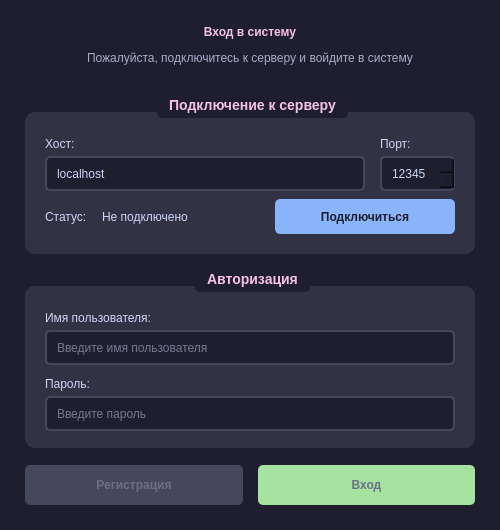
<?xml version="1.0" encoding="UTF-8"?>
<ui version="4.0">
 <class>AuthDialog</class>
 <widget class="QDialog" name="AuthDialog">
  <property name="geometry">
   <rect>
    <x>0</x>
    <y>0</y>
    <width>500</width>
    <height>530</height>
   </rect>
  </property>
  <property name="minimumSize">
   <size>
    <width>500</width>
    <height>530</height>
   </size>
  </property>
  <property name="windowTitle">
   <string>Авторизация</string>
  </property>
  <property name="windowIcon">
   <iconset resource="../resources.qrc">
    <normaloff>:/icons/app_icon.png</normaloff>:/icons/app_icon.png</iconset>
  </property>
  <property name="styleSheet">
   <string notr="true">QDialog {
    background-color: #1e1e2e;
    color: #cdd6f4;
}
QGroupBox {
    background-color: #313244;
    color: #cdd6f4;
    border: none;
    border-radius: 10px;
    margin-top: 20px;
    font-weight: bold;
    font-size: 14px;
}
QGroupBox::title {
    subcontrol-origin: margin;
    subcontrol-position: top center;
    padding: 5px 10px;
    background-color: #1e1e2e;
    border-radius: 5px;
    color: #f5c2e7;
}
QLabel {
    color: #cdd6f4;
    font-size: 12px;
}
QLineEdit {
    background-color: #1e1e2e;
    border: 2px solid #45475a;
    border-radius: 5px;
    padding: 8px;
    color: #cdd6f4;
    selection-background-color: #7f849c;
    font-size: 12px;
}
QLineEdit:focus {
    border-color: #cba6f7;
}
QSpinBox {
    background-color: #1e1e2e;
    border: 2px solid #45475a;
    border-radius: 5px;
    padding: 8px;
    color: #cdd6f4;
    selection-background-color: #7f849c;
    font-size: 12px;
}
QSpinBox:focus {
    border-color: #cba6f7;
}
QPushButton {
    background-color: #cba6f7;
    color: #1e1e2e;
    border: none;
    border-radius: 5px;
    padding: 8px 15px;
    font-weight: bold;
    font-size: 12px;
}
QPushButton:hover {
    background-color: #f5c2e7;
}
QPushButton:pressed {
    background-color: #a6adc8;
}
QPushButton:disabled {
    background-color: #45475a;
    color: #6c7086;
}
#statusLabel[connected=true] {
    color: #a6e3a1;
    font-weight: bold;
}
#statusLabel[connected=false] {
    color: #f38ba8;
    font-weight: bold;
}</string>
  </property>
  <layout class="QVBoxLayout" name="verticalLayout">
   <property name="spacing">
    <number>12</number>
   </property>
   <property name="leftMargin">
    <number>25</number>
   </property>
   <property name="topMargin">
    <number>25</number>
   </property>
   <property name="rightMargin">
    <number>25</number>
   </property>
   <property name="bottomMargin">
    <number>25</number>
   </property>
   <item>
    <widget class="QLabel" name="titleLabel">
     <property name="font">
      <font>
       <pointsize>16</pointsize>
       <bold>true</bold>
      </font>
     </property>
     <property name="styleSheet">
      <string notr="true">color: #f5c2e7;</string>
     </property>
     <property name="text">
      <string>Вход в систему</string>
     </property>
     <property name="alignment">
      <set>Qt::AlignCenter</set>
     </property>
    </widget>
   </item>
   <item>
    <widget class="QLabel" name="subtitleLabel">
     <property name="styleSheet">
      <string notr="true">color: #a6adc8;</string>
     </property>
     <property name="text">
      <string>Пожалуйста, подключитесь к серверу и войдите в систему</string>
     </property>
     <property name="alignment">
      <set>Qt::AlignCenter</set>
     </property>
    </widget>
   </item>
   <item>
    <spacer name="verticalSpacer_1">
     <property name="orientation">
      <enum>Qt::Vertical</enum>
     </property>
     <property name="sizeType">
      <enum>QSizePolicy::Fixed</enum>
     </property>
     <property name="sizeHint" stdset="0">
      <size>
       <width>20</width>
       <height>15</height>
      </size>
     </property>
    </spacer>
   </item>
   <item>
    <widget class="QGroupBox" name="serverGroupBox">
     <property name="minimumSize">
      <size>
       <width>0</width>
       <height>150</height>
      </size>
     </property>
     <property name="title">
      <string>Подключение к серверу</string>
     </property>
     <layout class="QVBoxLayout" name="verticalLayout_2">
      <property name="spacing">
       <number>15</number>
      </property>
      <property name="leftMargin">
       <number>20</number>
      </property>
      <property name="topMargin">
       <number>25</number>
      </property>
      <property name="rightMargin">
       <number>20</number>
      </property>
      <property name="bottomMargin">
       <number>20</number>
      </property>
      <item>
       <layout class="QHBoxLayout" name="horizontalLayout_3">
        <property name="spacing">
         <number>15</number>
        </property>
        <item>
         <layout class="QVBoxLayout" name="verticalLayout_3">
          <property name="spacing">
           <number>5</number>
          </property>
          <item>
           <widget class="QLabel" name="hostLabel">
            <property name="text">
             <string>Хост:</string>
            </property>
           </widget>
          </item>
          <item>
           <widget class="QLineEdit" name="hostEdit">
            <property name="minimumSize">
             <size>
              <width>0</width>
              <height>35</height>
             </size>
            </property>
            <property name="placeholderText">
             <string>Введите адрес сервера</string>
            </property>
            <property name="text">
             <string>localhost</string>
            </property>
           </widget>
          </item>
         </layout>
        </item>
        <item>
         <layout class="QVBoxLayout" name="verticalLayout_4">
          <property name="spacing">
           <number>5</number>
          </property>
          <item>
           <widget class="QLabel" name="portLabel">
            <property name="text">
             <string>Порт:</string>
            </property>
           </widget>
          </item>
          <item>
           <widget class="QSpinBox" name="portSpinBox">
            <property name="minimumSize">
             <size>
              <width>0</width>
              <height>35</height>
             </size>
            </property>
            <property name="minimum">
             <number>1</number>
            </property>
            <property name="maximum">
             <number>65535</number>
            </property>
            <property name="value">
             <number>12345</number>
            </property>
           </widget>
          </item>
         </layout>
        </item>
       </layout>
      </item>
      <item>
       <layout class="QHBoxLayout" name="horizontalLayout_4">
        <item>
         <widget class="QLabel" name="statusTextLabel">
          <property name="text">
           <string>Статус:</string>
          </property>
         </widget>
        </item>
        <item>
         <widget class="QLabel" name="statusLabel">
          <property name="text">
           <string>Не подключено</string>
          </property>
          <property name="connected" stdset="0">
           <bool>false</bool>
          </property>
         </widget>
        </item>
        <item>
         <spacer name="horizontalSpacer_7">
          <property name="orientation">
           <enum>Qt::Horizontal</enum>
          </property>
          <property name="sizeHint" stdset="0">
           <size>
            <width>40</width>
            <height>20</height>
           </size>
          </property>
         </spacer>
        </item>
        <item>
         <widget class="QPushButton" name="connectButton">
          <property name="minimumSize">
           <size>
            <width>180</width>
            <height>35</height>
           </size>
          </property>
          <property name="styleSheet">
           <string notr="true">QPushButton {
    background-color: #89b4fa;
}</string>
          </property>
          <property name="text">
           <string>Подключиться</string>
          </property>
         </widget>
        </item>
       </layout>
      </item>
     </layout>
    </widget>
   </item>
   <item>
    <widget class="QGroupBox" name="authGroupBox">
     <property name="minimumSize">
      <size>
       <width>0</width>
       <height>180</height>
      </size>
     </property>
     <property name="title">
      <string>Авторизация</string>
     </property>
     <layout class="QVBoxLayout" name="verticalLayout_5">
      <property name="spacing">
       <number>15</number>
      </property>
      <property name="leftMargin">
       <number>20</number>
      </property>
      <property name="topMargin">
       <number>25</number>
      </property>
      <property name="rightMargin">
       <number>20</number>
      </property>
      <property name="bottomMargin">
       <number>20</number>
      </property>
      <item>
       <layout class="QVBoxLayout" name="verticalLayout_6">
        <property name="spacing">
         <number>5</number>
        </property>
        <item>
         <widget class="QLabel" name="usernameLabel">
          <property name="text">
           <string>Имя пользователя:</string>
          </property>
         </widget>
        </item>
        <item>
         <widget class="QLineEdit" name="usernameEdit">
          <property name="minimumSize">
           <size>
            <width>0</width>
            <height>35</height>
           </size>
          </property>
          <property name="placeholderText">
           <string>Введите имя пользователя</string>
          </property>
         </widget>
        </item>
       </layout>
      </item>
      <item>
       <layout class="QVBoxLayout" name="verticalLayout_7">
        <property name="spacing">
         <number>5</number>
        </property>
        <item>
         <widget class="QLabel" name="passwordLabel">
          <property name="text">
           <string>Пароль:</string>
          </property>
         </widget>
        </item>
        <item>
         <widget class="QLineEdit" name="passwordEdit">
          <property name="minimumSize">
           <size>
            <width>0</width>
            <height>35</height>
           </size>
          </property>
          <property name="echoMode">
           <enum>QLineEdit::Password</enum>
          </property>
          <property name="placeholderText">
           <string>Введите пароль</string>
          </property>
         </widget>
        </item>
       </layout>
      </item>
     </layout>
    </widget>
   </item>
   <item>
    <layout class="QHBoxLayout" name="horizontalLayout">
     <property name="spacing">
      <number>15</number>
     </property>
     <property name="topMargin">
      <number>5</number>
     </property>
     <item>
      <widget class="QPushButton" name="registerButton">
       <property name="enabled">
        <bool>false</bool>
       </property>
       <property name="minimumSize">
        <size>
         <width>0</width>
         <height>40</height>
        </size>
       </property>
       <property name="text">
        <string>Регистрация</string>
       </property>
      </widget>
     </item>
     <item>
      <widget class="QPushButton" name="loginButton">
       <property name="enabled">
        <bool>false</bool>
       </property>
       <property name="minimumSize">
        <size>
         <width>0</width>
         <height>40</height>
        </size>
       </property>
       <property name="styleSheet">
        <string notr="true">QPushButton {
    background-color: #a6e3a1;
}</string>
       </property>
       <property name="text">
        <string>Вход</string>
       </property>
       <property name="default">
        <bool>true</bool>
       </property>
      </widget>
     </item>
    </layout>
   </item>
  </layout>
 </widget>
 <resources>
  <include location="../resources.qrc"/>
 </resources>
 <connections/>
</ui> 
